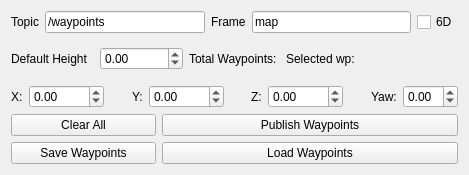
<?xml version="1.0" encoding="UTF-8"?>
<ui version="4.0">
 <class>WaypointNavigationWidget</class>
 <widget class="QWidget" name="WaypointNavigationWidget">
  <property name="geometry">
   <rect>
    <x>0</x>
    <y>0</y>
    <width>469</width>
    <height>175</height>
   </rect>
  </property>
  <property name="windowTitle">
   <string>Quadrotor Steering</string>
  </property>
  <layout class="QGridLayout" name="gridLayout">
   <item row="5" column="1" colspan="3">
    <layout class="QHBoxLayout" name="horizontalLayout_3">
     <item>
      <widget class="QLabel" name="label_topic">
       <property name="text">
        <string>Topic</string>
       </property>
      </widget>
     </item>
     <item>
      <widget class="QLineEdit" name="topic_line_edit">
       <property name="text">
        <string>/waypoints</string>
       </property>
      </widget>
     </item>
     <item>
      <widget class="QLabel" name="label_frame">
       <property name="text">
        <string>Frame</string>
       </property>
      </widget>
     </item>
     <item>
      <widget class="QLineEdit" name="frame_line_edit">
       <property name="text">
        <string>map</string>
       </property>
      </widget>
     </item>
     <item>
      <widget class="QCheckBox" name="sixDcheckBox">
       <property name="text">
        <string>6D</string>
       </property>
      </widget>
     </item>
    </layout>
   </item>
   <item row="6" column="1" colspan="3">
    <layout class="QHBoxLayout" name="horizontalLayout_2">
     <item>
      <widget class="QLabel" name="wp_height_label">
       <property name="text">
        <string>Default Height</string>
       </property>
      </widget>
     </item>
     <item>
      <widget class="QDoubleSpinBox" name="wp_height_doubleSpinBox">
       <property name="minimum">
        <double>-5.000000000000000</double>
       </property>
       <property name="singleStep">
        <double>0.100000000000000</double>
       </property>
      </widget>
     </item>
     <item>
      <widget class="QLabel" name="waypoint_count_label">
       <property name="text">
        <string>Total Waypoints: </string>
       </property>
      </widget>
     </item>
     <item>
      <widget class="QLabel" name="sel_label">
       <property name="text">
        <string>Selected wp: </string>
       </property>
      </widget>
     </item>
     <item>
      <widget class="QLabel" name="sel_wp_label">
       <property name="text">
        <string/>
       </property>
      </widget>
     </item>
    </layout>
   </item>
   <item row="10" column="2" colspan="2">
    <widget class="QPushButton" name="load_wp_button">
     <property name="text">
      <string>Load Waypoints</string>
     </property>
    </widget>
   </item>
   <item row="8" column="1" colspan="3">
    <layout class="QHBoxLayout" name="horizontalLayout">
     <item>
      <widget class="QLabel" name="x_label">
       <property name="text">
        <string>X:</string>
       </property>
      </widget>
     </item>
     <item>
      <widget class="QDoubleSpinBox" name="x_doubleSpinBox">
       <property name="minimum">
        <double>-1000.000000000000000</double>
       </property>
       <property name="maximum">
        <double>1000.000000000000000</double>
       </property>
       <property name="singleStep">
        <double>0.500000000000000</double>
       </property>
      </widget>
     </item>
     <item>
      <spacer name="horizontalSpacer">
       <property name="orientation">
        <enum>Qt::Horizontal</enum>
       </property>
       <property name="sizeHint" stdset="0">
        <size>
         <width>40</width>
         <height>20</height>
        </size>
       </property>
      </spacer>
     </item>
     <item>
      <widget class="QLabel" name="y_label">
       <property name="text">
        <string>Y:</string>
       </property>
      </widget>
     </item>
     <item>
      <widget class="QDoubleSpinBox" name="y_doubleSpinBox">
       <property name="minimum">
        <double>-1000.000000000000000</double>
       </property>
       <property name="maximum">
        <double>1000.000000000000000</double>
       </property>
       <property name="singleStep">
        <double>0.500000000000000</double>
       </property>
      </widget>
     </item>
     <item>
      <spacer name="horizontalSpacer_2">
       <property name="orientation">
        <enum>Qt::Horizontal</enum>
       </property>
       <property name="sizeHint" stdset="0">
        <size>
         <width>40</width>
         <height>20</height>
        </size>
       </property>
      </spacer>
     </item>
     <item>
      <widget class="QLabel" name="z_label">
       <property name="text">
        <string>Z:</string>
       </property>
      </widget>
     </item>
     <item>
      <widget class="QDoubleSpinBox" name="z_doubleSpinBox">
       <property name="minimum">
        <double>-1000.000000000000000</double>
       </property>
       <property name="maximum">
        <double>1000.000000000000000</double>
       </property>
       <property name="singleStep">
        <double>0.500000000000000</double>
       </property>
      </widget>
     </item>
     <item>
      <spacer name="horizontalSpacer_3">
       <property name="orientation">
        <enum>Qt::Horizontal</enum>
       </property>
       <property name="sizeHint" stdset="0">
        <size>
         <width>40</width>
         <height>20</height>
        </size>
       </property>
      </spacer>
     </item>
     <item>
      <widget class="QLabel" name="yaw_label">
       <property name="text">
        <string>Yaw:</string>
       </property>
      </widget>
     </item>
     <item>
      <widget class="QDoubleSpinBox" name="yaw_doubleSpinBox">
       <property name="minimum">
        <double>-3.150000000000000</double>
       </property>
       <property name="maximum">
        <double>3.150000000000000</double>
       </property>
       <property name="singleStep">
        <double>0.100000000000000</double>
       </property>
      </widget>
     </item>
    </layout>
   </item>
   <item row="9" column="1">
    <widget class="QPushButton" name="clear_all_button">
     <property name="text">
      <string>Clear All</string>
     </property>
    </widget>
   </item>
   <item row="10" column="1">
    <widget class="QPushButton" name="save_wp_button">
     <property name="text">
      <string>Save Waypoints</string>
     </property>
    </widget>
   </item>
   <item row="9" column="2" colspan="2">
    <widget class="QPushButton" name="publish_wp_button">
     <property name="text">
      <string>Publish Waypoints</string>
     </property>
    </widget>
   </item>
  </layout>
 </widget>
 <resources/>
 <connections/>
</ui>
